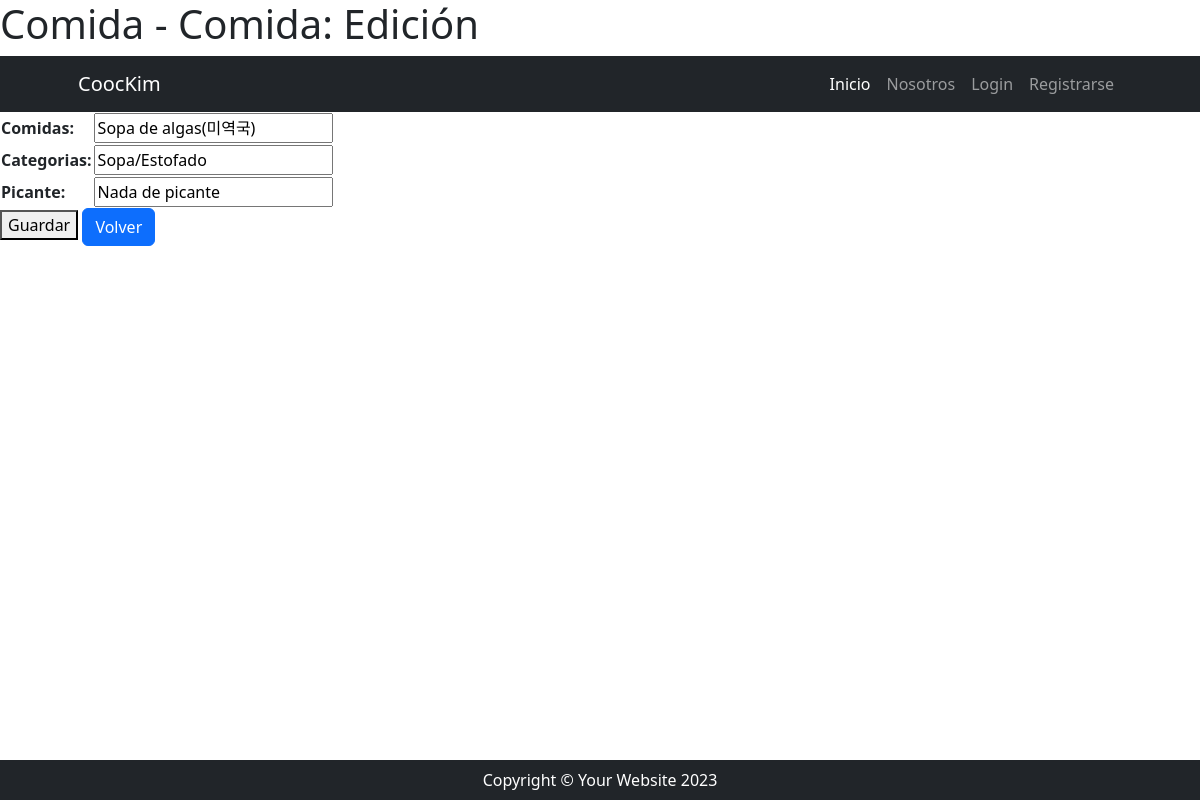
Screenshot of /comidas/comidas/update/3 with the database file from the repository.
### recetas/models.py (models this page shows, shortened)
class Ver_comidas(models.Model):
    comidas = models.CharField(max_length=50)
    picante = models.CharField(max_length=50)
    categorias = models.CharField(max_length=50)

### recetas/views.py (the view)
# urls.py: path("comidas/update/<int:pk>", Ver_comidaModificar.as_view(), name= "modificar_comidas"),
class Ver_comidaModificar(UpdateView):
    model = Ver_comidas
    form_class = ListacomidasForm
    success_url = reverse_lazy("recetas:lista_comidas")
    template_name = "recetas/lista_comidas_form.html"

### recetas/forms.py
class ListacomidasForm(forms.ModelForm):
    class Meta:
        model = models.Ver_comidas
        fields = ["comidas", "categorias", "picante"]

### recetas/templates/recetas/lista_comidas_form.html (shortened to what this page needs)
{% extends 'core/base.html' %}
{% block contenido %}
<form action="" method="post">
    <table>
        {{ form.as_table }}
    </table>
    <button type="submit">Guardar</button>
    <a href="{% url 'recetas:lista_comidas' %}" class="btn btn-primary" >Volver</a>
</form>
{% endblock contenido %}

### rows the page displays
Ver_comidas: comidas "Sopa de algas(미역국)", categorias "Sopa/Estofado", picante "Nada de picante"
